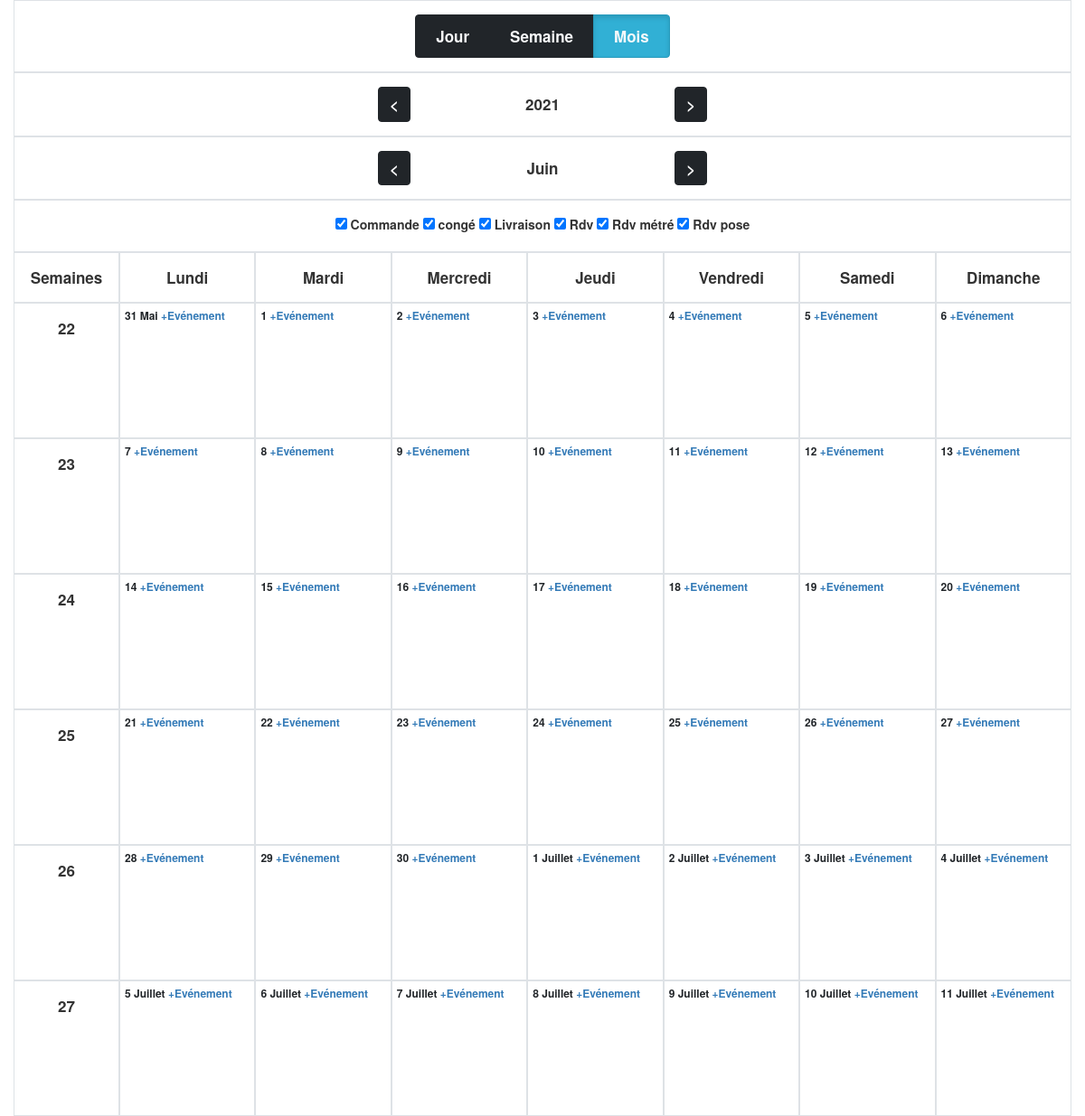
The page /mois/6/2021 on the database its author committed.
### tables this page shows
CREATE TABLE IF NOT EXISTS `typeevenement`
(
    `Id_TypeEvenement`      int(11) NOT NULL AUTO_INCREMENT,
    `Nom_TypeEvenement`     varchar(50) DEFAULT NULL,
    `Couleur_TypeEvenement` varchar(50) DEFAULT NULL,
    `Id_Client`             int(11)     DEFAULT NULL,
    PRIMARY KEY (`Id_TypeEvenement`),
    KEY `Id_Client` (`Id_Client`)
);

### app/Model/chargerView.php (called while the page is built, shortened)
<?php
class chargerView
{
    public function view(string $vu='index', array $data=array()){
        $baseDir =  dirname(__DIR__);
        include($baseDir.'/view/'.$vu.'.php');
  }
}

### index.php (called while the page is built, shortened)
<?php
$route = new Route();
$route->index();

### app/Model/typeEvenement.php (called while the page is built, shortened)
<?php
class typeEvenement
{
    public $idclient;
    public function setIdclient($idclient)
    {
        $this->idclient = $idclient;
    }
    public function getIdclient()
    {
        return $this->idclient;
    }
    public function getEvenement()
    {
        $db = Database::connect();
        $reqeve = $db->prepare('select * from typeevenement where Id_Client=? order by Nom_TypeEvenement ');
        $reqeve->execute(array($this->getIdclient()));
       return $reqeve->fetchAll();
    }
}

### app/Librairy/ConvertDate.php (called while the page is built, shortened)
<?php
class ConvertDate
{
    public function getSemaines($year,$month): array
    {
        $tabsemaine = array();
        $dateJour = date('Y-m-d', strtotime($year . '-' . $month . '-01'));
        $demare = date('Y-m-d', strtotime('last monday', strtotime($dateJour)));
        for ($ligne = 0; $ligne < 6; $ligne++) {
            for ($jour = 0; $jour < 7; $jour++) {
                $tabsemaine[$ligne][(int)date('W', strtotime($demare))][] = $demare;
                $demare = date("Y-m-d", strtotime($demare . '+ 1 days'));
            }
        }
        return $tabsemaine;
    }
}

### app/View/mois.php (the view, shortened to what this page needs)
<div class="container">
    <div class="row">
        <div class="col-md-12 border text-center p-4">
            <div class="btn-group btn-group-toggle">
                <label class="btn btn-dark ">
                    <a class="nav-link text-light fw-bold" href="/jour/1/<?= $month; ?>/<?= $year; ?>">Jour</a>
                </label>
                <label class="btn btn-dark ">
                    <a class="nav-link text-light fw-bold"
                       href="/semaine/<?= date('W', strtotime($year . '-' . $month . '-01')); ?>/<?= $year; ?>">Semaine</a>
                </label>
                <label class="btn btn-info active">
                    <a class="nav-link text-light fw-bold"
                       href="#">Mois</a>
                </label>
            </div>
        </div>
        <div class="col-md-12 border text-center  p-4"><a class="btn btn-dark fw-bold"
                                                          href="/mois/<?= (int)$month; ?>/<?= (int)$year - 1; ?>"><</a>
            <div class="btn btn-light w-25 fw-bold"><?php echo $year; ?></div>
            <a class="btn btn-dark fw-bold" href="/mois/<?= $month; ?>/<?php echo $year + 1; ?>">></a>
        </div>
        <div class="col-md-12 border text-center  p-4"><a class="btn btn-dark fw-bold"
                                                          href="/mois/<?= ($month - 1 == 0) ? 12 : $month - 1; ?>
/<?= ($month - 1 == 0) ? $year - 1 : $year; ?>"><</a>
            <div class="btn btn-light w-25 fw-bold"><?=$tabMois[$month]; ?></div>
            <a class="btn btn-dark fw-bold"
                           href="/mois/<?= ($month + 1 >= 12) ? 1 : $month + 1; ?>/<?= ($month + 1 >= 12) ? $year + 1 : $year; ?>">></a>
        </div>
        <div class="col-md-12 border text-center  p-4">
            <div class="btn-group">
                <?php foreach ($TypeEve as $key => $rowcheck) { ?>
                    <input class="form-check-input" type="checkbox" id="check<?= $rowcheck['Id_TypeEvenement']; ?>"
                           checked value="yes">
                    <label class="form-check-label"
                           for="check<?= $rowcheck['Id_TypeEvenement']; ?>"><?= $rowcheck['Nom_TypeEvenement']; ?></label>
                    <?php
                }
                ?></div>
        </div>
        <div class="col-md-1 fw-bold border p-4 text-center" style="width: 10%;">
            Semaines
        </div>
        <?php
        foreach ($tab_jours as $row) {
            ?>
            <div class="col-md-1 fw-bold border p-4 text-center"
                 style="width: 12.8571%;"><?= $row; ?></div>
            <?php
        }
        ?>
        <?php foreach ($tabsemaine as $rowMois) { ?>
            <?php foreach ($rowMois as $key => $rowSemaine) {
                ?>
                <div class="col-md-1 fw-bold border p-4 text-center" style="width: 10%;height: 150px;">
                    <?= $key; ?>
                </div>
                <?php foreach ($rowSemaine as $rowJour) { ?>
                    <div class="col-md-1 fw-bold border <?= ($rowJour == date('Y-m-d')) ? 'currentDay' : ''; ?> p-1"
                         style="width: 12.8571%;height: 150px; ">
                        <div class="date">
                            <a href="/jour/<?= (int)date('d', strtotime($rowJour)); ?>/<?= (int)date('m', strtotime($rowJour)); ?>/<?= (int)date('Y', strtotime($rowJour)); ?>"
                               class="text-dark"><small><?= (int)date('d', strtotime($rowJour)); ?> <?= (date('m', strtotime($rowJour)) != $month) ? $tabMois[(int)date('m', strtotime($rowJour))] : ''; ?>
                            </a>
                            <a href="/nouveaurdv/<?= (int)date('m', strtotime($rowJour)); ?>/<?= (int)date('Y', strtotime($rowJour)); ?>/<?= (int)date('d', strtotime($rowJour)); ?>">+Evénement</a></small>
                        </div>
                    </div>
                <?php } ?>
            <?php } ?>
            <?php
        }
        ?>
    </div>
</div>

### assets/css/planning.css (style rules this page uses)
.p-4 { padding: 1.5rem !important; }
.p-1 { padding: 0.5rem !important }
.col-md-1 { flex: 0 0 auto; width: 8.33333333%; }
.text-light { color: #f8f9fa !important; }
.text-dark { color: #212529; }
.fw-bold { font-weight: 700 !important; font-size: 1.7rem; }
.nav-link { display: block; padding: 0.5rem 1rem; color: #0d6efd; text-decoration: none; transition: color .15s ease-in-out, background-color .15s ease-in-out, border-color .15s ease-in-out; }
.btn-dark { color: #fff; background-color: #212529; border-color: #212529; }
.border { border: 1px solid #dee2e6 !important; }
.w-25 { width: 25% !important; }
.date { font-size: 83%; }

### rows shown on the page
typeevenement: Nom_TypeEvenement "Commande"
typeevenement: Nom_TypeEvenement "congé"
typeevenement: Nom_TypeEvenement "Livraison"
typeevenement: Nom_TypeEvenement "Rdv"
typeevenement: Nom_TypeEvenement "Rdv métré"
typeevenement: Nom_TypeEvenement "Rdv pose"

### other values the page prints
$year "2021"
$tabMois[$month] "Juin"
$row "Lundi"
$row "Mardi"
$row "Mercredi"
$row "Jeudi"
$row "Vendredi"
$row "Samedi"
$row "Dimanche"
$key "22"
date('d', strtotime($rowJour)) "31"
$tabMois[(int)date('m', strtotime($rowJour))] "Mai"
date('d', strtotime($rowJour)) "1"
date('d', strtotime($rowJour)) "2"
date('d', strtotime($rowJour)) "3"
